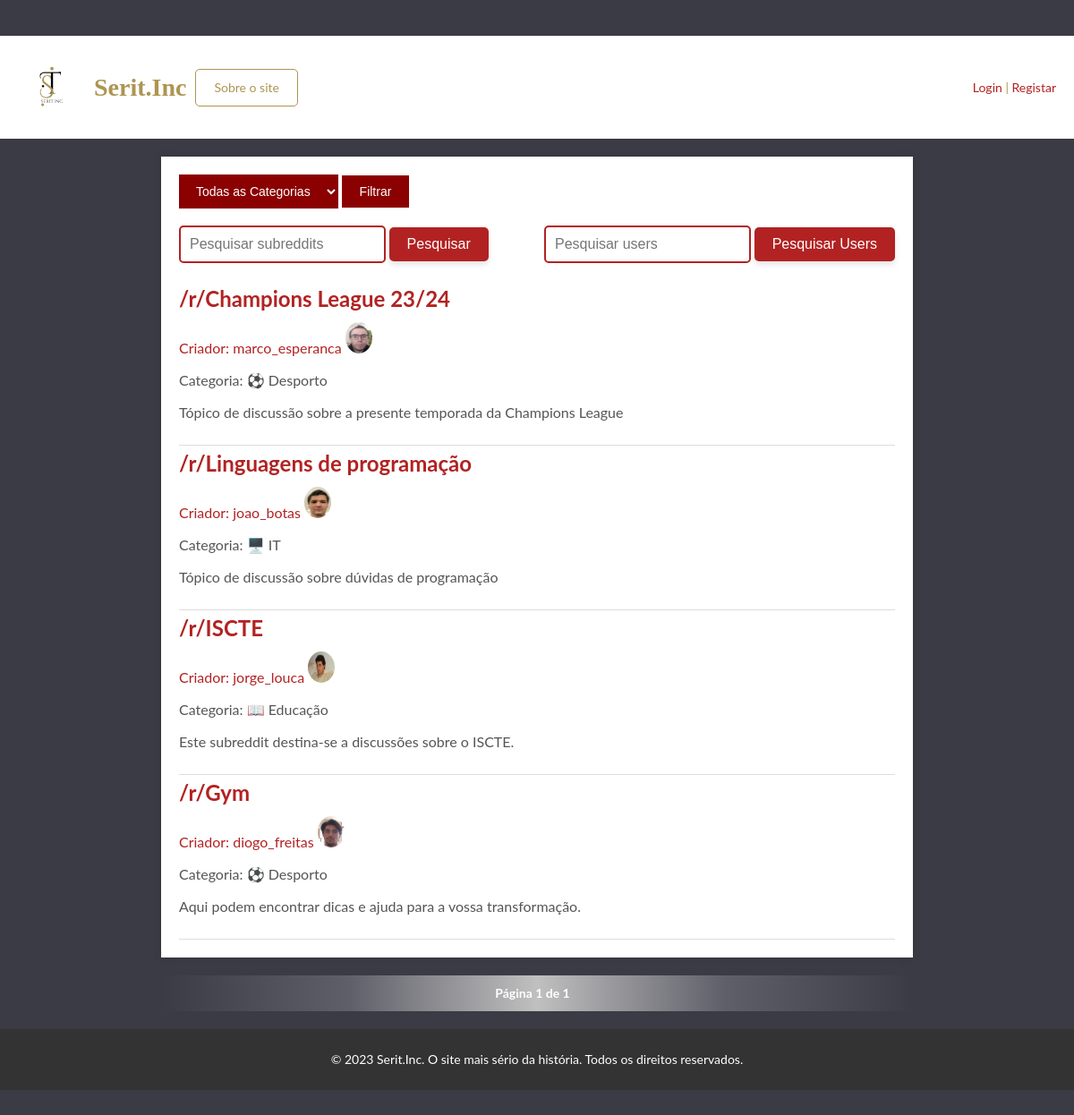
The page / on the database its author committed.
### subreddit/models.py (models this page shows, shortened)
class Subreddit(models.Model):
    name = models.CharField(max_length=100)
    description = models.TextField()
    creator = models.ForeignKey(User, on_delete=models.CASCADE)
    chat = models.OneToOneField('Chat', on_delete=models.SET_NULL, null=True, blank=True, related_name='subreddit_chat')
    category = models.ForeignKey(InterestCategory, on_delete=models.SET_NULL, null=True, blank=True)

class RedditUser(models.Model):
    user = models.OneToOneField(User, on_delete=models.CASCADE)
    country = models.CharField(max_length=100)
    profile_picture = models.ImageField(null=True, blank=True)
    followers = models.ManyToManyField(User, related_name='followers', blank=True)
    following = models.ManyToManyField(User, related_name='following', blank=True)
    gender = models.CharField(max_length=1, choices=GENDER_CHOICES, default='N')
    interests = models.ManyToManyField(InterestCategory, choices=INTEREST_CHOICES,
                                       related_name='users_interested', blank=True)

class InterestCategory(models.Model):
    name = models.CharField(max_length=100, unique=True)
    def get_category_display(self):
        category_choices = {
            'AN': '⛩ Anime',
            'CINE': '📽️ Cinema',
            'DES': '⚽ Desporto',
            'EDU': '📖 Educação',
            'IT': '🖥️ IT',
            'JOG': '🎮 Jogos',
            'VIG': '🗺️ Viagens',
        }
        return category_choices.get(self.name, 'Desconhecido')

### subreddit/views.py (the view, shortened to what this page needs)
# urls.py: path("", views.index, name='index'),
def index(request):
    subreddits = Subreddit.objects.all()
    category_filter = request.GET.get('category_filter')
    if category_filter:
        subreddits = subreddits.filter(Q(category__id=category_filter))
    interest_categories = InterestCategory.objects.all()
    subreddit_search_query = request.GET.get('subreddit_search', '')
    user_search_query = request.GET.get('user_search', '')
    users = []
    following_users = []
    if subreddit_search_query:
        subreddits = subreddits.filter(Q(name__icontains=subreddit_search_query) | Q(description__icontains=subreddit_search_query))
    if user_search_query:
        users = User.objects.filter(Q(username__icontains=user_search_query))
    subreddits_per_page = int(request.GET.get('subreddits_per_page', 10))
    paginator = Paginator(subreddits, subreddits_per_page)
    page_number = request.GET.get('page')
    try:
        subreddits = paginator.page(page_number)
    except PageNotAnInteger:
        subreddits = paginator.page(1)
    except EmptyPage:
        subreddits = paginator.page(paginator.num_pages)
    return render(request, 'subreddit/index.html', {
        'subreddits': subreddits,
        'subreddits_per_page': subreddits_per_page,
        'user_search_query': user_search_query,
        'users': users,
        'following_users': following_users,
        'interest_categories': interest_categories,
        'selected_category_id': int(category_filter) if category_filter else None,
    })

### subreddit/templates/subreddit/index.html (shortened to what this page needs)
<!DOCTYPE html>
{% load static %}
<html lang="en">
<head>
    <link rel="stylesheet" href="https://cdnjs.cloudflare.com/ajax/libs/font-awesome/6.4.2/css/all.min.css">
    <link rel="stylesheet" href="{% static 'subreddit/css/base_styles.css' %}">
    <link rel="stylesheet" href="{% static 'subreddit/css/chat_styles.css' %}">
</head>
<body>
    <header>
        <div class="header-container-index">
            <div class="site-logo">
                <img src="{% static 'subreddit/img/serit_logo.png' %}" alt="Símbolo do Site" class="site-symbol">
                <a  class="serit-inc" href="{% url 'subreddit:index' %}"><h1> Serit.Inc </h1></a>
                <a href="{% url 'subreddit:about_me' %}" class="about-index">Sobre o site</a>
            </div>
            <div class="user-info-index">
                {% if user.is_authenticated %}
                <div class="user-actions-index">
                    <div class="icon-index">
                        <i class="fas-index fa-circle-index"></i>
                    </div>
                    <p class="user-greeting-index">Bem-vindo, <strong>{{ user.username }}</strong>!</p>
                    <div class="user-avatar-index small-avatar-index">
                        <img src="{{ user.reddituser.profile_picture.url }}" alt="{{ user.username }}">
                    </div>
                </div>
                <div class="perout-index">
                    <a href="{% url 'subreddit:perfil' %}" class="perfil-index">Perfil</a>
                    <a href="{% url 'subreddit:lista_chats_privados' %}" class="list-chats-link-index">Meus Chats</a>
                    <a href="{% url 'subreddit:logout' %}" class="logout-index">Logout</a>
                </div>
                {% else %}
                <div class="reglog-index">
                    <a href="{% url 'subreddit:login' %}" class="link-discreto-index">Login</a>
                    <span> | </span>
                    <a href="{% url 'subreddit:registo' %}" class="link-discreto-index">Registar</a>
                </div>
                {% endif %}
            </div>
        </div>
    </header>
    {% block content %}
    <div class="subreddit-list-index">
        <div class="filter-by-category">
            <form method="get" action="{% url 'subreddit:index' %}">
                <select name="category_filter" id="category_filter" class="filter-select">
                    <option value="">Todas as Categorias</option>
                </select>
                <button type="submit" class="filter-button">Filtrar</button>
            </form>
        </div>
        <div class="search-container-index">
            <div class="search-bar-index">
                <form method="get" action="{% url 'subreddit:index' %}">
                    <input type="text" name="subreddit_search" placeholder="Pesquisar subreddits">
                    <button type="submit">Pesquisar</button>
                </form>
            </div>
            <div class="user-search-bar-index">
                <form method="get" action="{% url 'subreddit:index' %}">
                    <input type="text" name="user_search" placeholder="Pesquisar users">
                    <button type="submit">Pesquisar Users</button>
                </form>
            </div>
        </div>
        {% if subreddits %}
        {% for subreddit in subreddits %}
            <div class="subreddit-index">
                <a href="{% url 'subreddit:detalhe_subreddit' subreddit_id=subreddit.id %}" class="link-discreto-index">
                    <h2>{{ subreddit.name }}</h2>
                    <p>
                        Criador: <a href="{% url 'subreddit:perfil' username=subreddit.creator %}" class="link-discreto-detalhe-subreddit">{{ subreddit.creator }}</a>
                        {% if subreddit.creator.reddituser.profile_picture %}
                        <img src="{{ subreddit.creator.reddituser.profile_picture.url }}" alt="Foto do utilizador" class ="foto-user-detalhe">
                    {% endif %}
                    </p>
                    <p>Categoria: {% if subreddit.category %}{{ subreddit.category.get_category_display }}{% else %}Não possui{% endif %}</p>
                    <p>{{ subreddit.description }}</p>
                </a>
            </div>
        {% endfor %}
        </div>
        <div class="pagination">
            <span class="step-links">
                <span class="current-page">
                    Página {{ subreddits.number }} de {{ subreddits.paginator.num_pages }}
                </span>
            </span>
        </div>
        {% else %}
            <p id="no_subreddits" >Ainda não existem subreddits registados!</p>
        {% endif %}
{% endblock %}
    <br>
    <footer>
        <div class="copyright-bar">
            <p>&copy; 2023 Serit.Inc. O site mais sério da história. Todos os direitos reservados.</p>
        </div>
    </footer>
</body>
</html>

### subreddit/static/subreddit/css/base_styles.css (style rules this page uses)
body { font-family: Arial, sans-serif; margin: 0; padding: 0; background-color: #d6d0d0; }
.header-container-index { background-color: white; color: #AD9551; padding: 20px; text-align: center; display: flex; justify-content: space-between; align-items: center; }
.serit-inc { font-family: 'Roboto Slab', serif; font-weight: 400; color: #AD9551; text-decoration: none; }
.site-logo, .user-info-index, .user-actions-index, .center1-detalhe-subreddit, .filter-align-detalhe-subreddit { display: flex; align-items: center; }
.site-symbol { width: 75px; height: auto; margin-right: 10px; }
.logout-index, .list-chats-link-index, .perfil-index, .about-index { background-color: white; color: #AD9551; padding: 10px 20px; margin: 0 10px; text-decoration: none; border: 1px solid #AD9551; border-radius: 5px; }
.subreddit-list-index { max-width: 800px; margin: 20px auto; padding: 20px; background-color: #fff; box-shadow: 0 0 10px rgba(0, 0, 0, 0.1); }
.subreddit-index { border-bottom: 1px solid #ddd; padding: 10px 0; }
.subreddit-index h2 { font-size: 24px; margin: 0; }
.subreddit-index p { font-size: 16px; color: #555; }
.search-container-index { flex-direction: row; display: flex; justify-content: space-between; align-items: baseline; }
.search-bar-index, .user-search-bar-index { display: flex; align-items: center; justify-content: space-between; margin-bottom: 20px; flex-direction: column; }
.search-bar-index input[type="text"], .user-search-bar-index input[type="text"] { padding: 10px; border: 2px solid #B22222; border-radius: 5px; background-color: #fff; color: #000; font-size: 16px; }
.search-bar-index button, .user-search-bar-index button { padding: 10px 20px; font-size: 16px; text-align: center; text-decoration: none; background-color: #B22222; color: #fff; border: none; border-radius: 5px; cursor: pointer; transition: background-color 0.3s ease, box-shadow 0.3s ease; box-shadow: 0 4px 6px rgba(0, 0, 0, 0.1); }
.foto-user-detalhe { width: 30px; height: 30px; border-radius: 50%; }
.subreddit-index img { width: 30px; height: 35px; border-radius: 60%; }
.filter-button { margin-bottom: 20px; }
.link-discreto-detalhe-subreddit , .link-discreto-index { text-decoration: none; color: #B22222; cursor: pointer; transition: color 0.2s ease-in-out; }
.pagination { text-align: center; margin-top: 20px; background-color: #3B3B45 font-weight: bold; background: linear-gradient(to right, #3B3B45, #5f5f69, #c0c0c0, #5f5f69, #3B3B45); max-width: 800px; margin: 0 auto; padding: 10px 20px; }
.pagination span { margin-right: 10px; }
.current-page { font-weight: bold; margin: 0 10px; }
#category_filter { padding: 10px 15px; font-size: 14px; border: none; background-color: #8B0000; color: #fff; cursor: pointer; }
.filter-button { padding: 10px 20px; font-size: 14px; border: none; background-color: #8B0000; color: #fff; cursor: pointer; }
footer { background-color: #333; color: #fff; text-align: center; padding: 10px; }
.copyright-bar { font-size: 14px; }

### subreddit/static/subreddit/css/chat_styles.css (style rules this page uses)
body { background: #3B3B45; font: 14px/20px "Lato", Arial, sans-serif; padding: 40px 0; color: white; }

### rows shown on the page
Subreddit: name "/r/Champions League 23/24", creator "marco_esperanca", creator.reddituser.profile_picture (picture), category.category "⚽ Desporto", description "Tópico de discussão sobre a presente temporada da Champions League"
Subreddit: name "/r/Linguagens de programação", creator "joao_botas", creator.reddituser.profile_picture (picture), category.category "🖥️ IT", description "Tópico de discussão sobre dúvidas de programação"
Subreddit: name "/r/ISCTE", creator "jorge_louca", creator.reddituser.profile_picture (picture), category.category "📖 Educação", description "Este subreddit destina-se a discussões sobre o ISCTE."
Subreddit: name "/r/Gym", creator "diogo_freitas", creator.reddituser.profile_picture (picture), category.category "⚽ Desporto", description "Aqui podem encontrar dicas e ajuda para a vossa transformação."

### other values the page prints
{{ subreddits.number }} "1"
{{ subreddits.paginator.num_pages }} "1"
